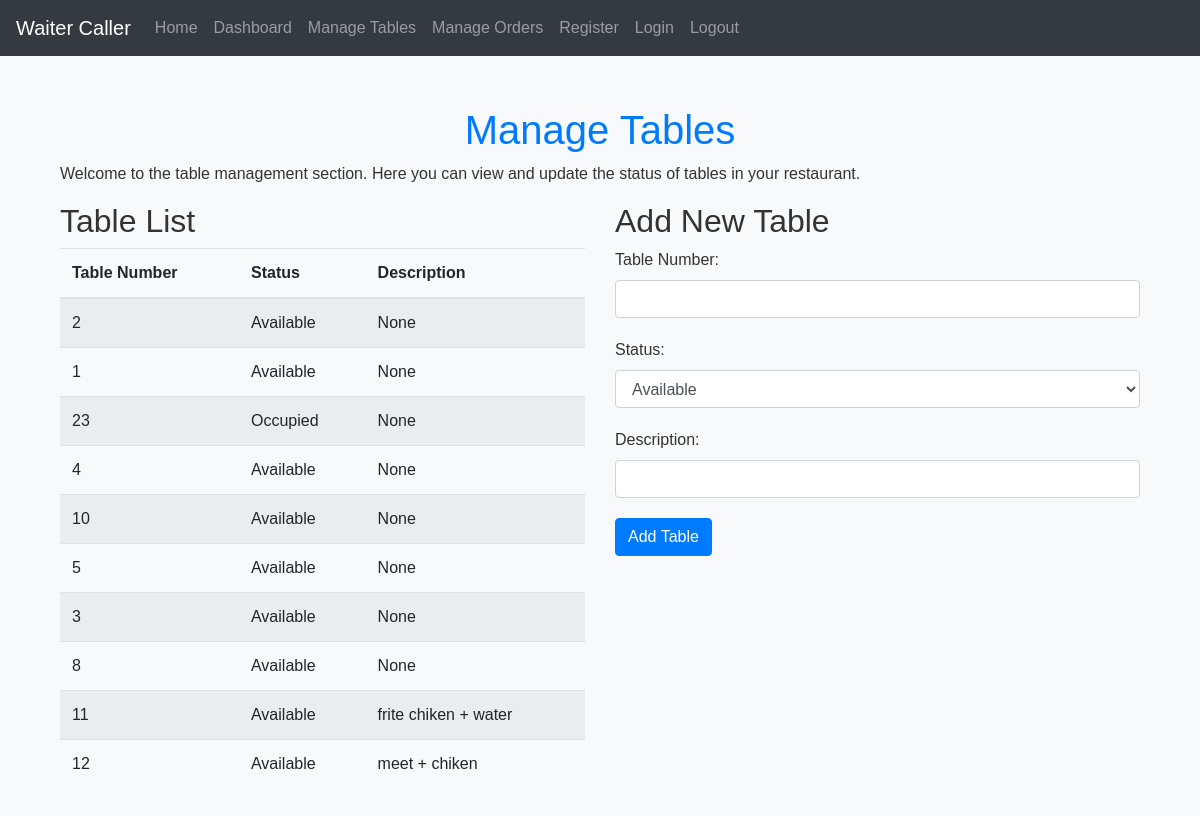
The app's page /manage_tables (signed in) with its own data.
### models.py (models this page shows)
class Table(db.Model):
    id = db.Column(db.Integer, primary_key=True)
    number = db.Column(db.Integer, unique=True, nullable=False)
    status = db.Column(db.String(20), nullable=False)

### app.py (the view, shortened to what this page needs)
@app.route('/manage_tables', methods=['GET', 'POST'])
def manage_tables():
    if 'user_id' not in session:
        return redirect(url_for('login'))
    tables = Table.query.all()
    return render_template('manage_tables.html', tables=tables)

### templates/manage_tables.html (shortened to what this page needs)
{% extends 'base.html' %}
{% block content %}
<div class="container mt-5">
    <h1 class="text-center">Manage Tables</h1>
    <p>Welcome to the table management section. Here you can view and update the status of tables in your restaurant.</p>
    <div class="row">
        <div class="col-md-6">
            <h2>Table List</h2>
            <table class="table table-striped">
                <thead>
                    <tr>
                        <th>Table Number</th>
                        <th>Status</th>
                        <th>Description</th>
                    </tr>
                </thead>
                <tbody>
                    {% for table in tables %}
                        <tr>
                            <td>{{ table.table_number }}</td>
                            <td>{{ table.status }}</td>
                            <td>{{ table.description }}</td>
                        </tr>
                    {% endfor %}
                </tbody>
            </table>
        </div>
        <div class="col-md-6">
            <h2>Add New Table</h2>
            <form method="POST" action="{{ url_for('manage_tables') }}">
                <div class="form-group">
                    <label for="table_number">Table Number:</label>
                    <input type="number" class="form-control" id="table_number" name="table_number" required>
                </div>
                <div class="form-group">
                    <label for="status">Status:</label>
                    <select class="form-control" id="status" name="status" required>
                        <option value="Available">Available</option>
                    </select>
                </div>
                <div class="form-group">
                    <label for="description">Description:</label>
                    <input type="text" class="form-control" id="description" name="description">
                </div>
                <button type="submit" class="btn btn-primary">Add Table</button>
            </form>
        </div>
    </div>
</div>
{% endblock %}

### templates/base.html (shortened to what this page needs)
<!DOCTYPE html>
<html lang="en">
<head>
    <link rel="stylesheet" href="https://stackpath.bootstrapcdn.com/bootstrap/4.5.2/css/bootstrap.min.css">
    <link rel="stylesheet" href="{{ url_for('static', filename='styles.css') }}">
</head>
<body>
    <nav class="navbar navbar-expand-lg navbar-dark bg-dark ">
        <a class="navbar-brand" href="#">Waiter Caller</a>
        <div class="collapse navbar-collapse" id="navbarSupportedContent">
            <ul class="navbar-nav mr-auto">
                <li class="nav-item">
                    <a class="nav-link" href="{{ url_for('index') }}">Home</a>
                </li>
                <li class="nav-item">
                    <a class="nav-link" href="{{ url_for('dashboard') }}">Dashboard</a>
                </li>
                <li class="nav-item">
                    <a class="nav-link" href="{{ url_for('manage_tables') }}">Manage Tables</a>
                </li>
                <li class="nav-item">
                    <a class="nav-link" href="{{ url_for('manage_orders') }}">Manage Orders</a>
                </li>
                <li class="nav-item">
                    <a class="nav-link" href="{{ url_for('register') }}">Register</a>
                </li>
                <li class="nav-item">
                    <a class="nav-link" href="{{ url_for('login') }}">Login</a>
                </li>
                <li class="nav-item">
                    <a class="nav-link" href="{{ url_for('logout') }}">Logout</a>
                </li>
            </ul>
        </div>
    </nav>
    <div class="container">
        {% block content %}
        {% endblock %}
    </div>
</body>
</html>

### static/styles.css (style rules this page uses)
body { font-family: 'Arial', sans-serif; background-color: #f8f9fa; color: #333; }
h1 { color: #007bff; margin-top: 50px; }
.btn-primary { background-color: #007bff; border-color: #007bff; }
.container { margin-top: 50px; margin-bottom: 50px; }
.form-control { margin-bottom: 20px; }

### records on screen
Table: table_number "2", status "Available", description "None"
Table: table_number "1", status "Available", description "None"
Table: table_number "23", status "Occupied", description "None"
Table: table_number "4", status "Available", description "None"
Table: table_number "10", status "Available", description "None"
Table: table_number "5", status "Available", description "None"
Table: table_number "3", status "Available", description "None"
Table: table_number "8", status "Available", description "None"
Table: table_number "11", status "Available", description "frite chiken + water"
Table: table_number "12", status "Available", description "meet + chiken"
